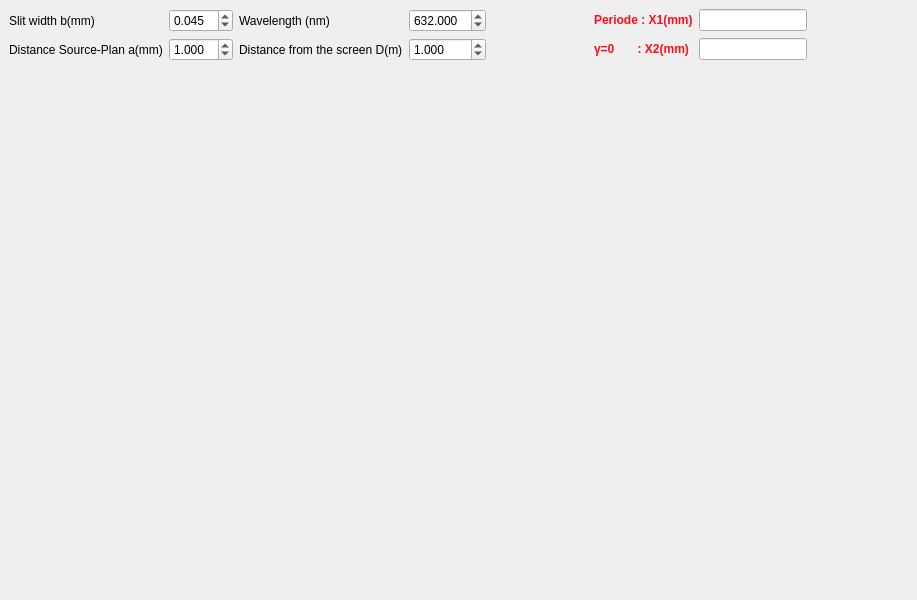
<?xml version="1.0" encoding="UTF-8"?>
<ui version="4.0">
 <class>MainWindow</class>
 <widget class="QMainWindow" name="MainWindow">
  <property name="geometry">
   <rect>
    <x>0</x>
    <y>0</y>
    <width>917</width>
    <height>600</height>
   </rect>
  </property>
  <property name="windowTitle">
   <string>Lloyd Mirror</string>
  </property>
  <widget class="QWidget" name="centralWidget">
   <layout class="QVBoxLayout" name="verticalLayout_2">
    <item>
     <layout class="QGridLayout" name="gridLayout_2">
      <item row="2" column="1">
       <widget class="QLabel" name="label_3">
        <property name="text">
         <string>Distance Source-Plan a(mm)</string>
        </property>
       </widget>
      </item>
      <item row="0" column="9">
       <widget class="QLabel" name="label_5">
        <property name="text">
         <string>&lt;html&gt;&lt;head/&gt;&lt;body&gt;&lt;p&gt;&lt;span style=&quot; font-weight:600; color:#ff0c1d;&quot;&gt;Periode : X1(mm)&lt;/span&gt;&lt;/p&gt;&lt;/body&gt;&lt;/html&gt;</string>
        </property>
       </widget>
      </item>
      <item row="0" column="8">
       <spacer name="horizontalSpacer">
        <property name="orientation">
         <enum>Qt::Horizontal</enum>
        </property>
        <property name="sizeHint" stdset="0">
         <size>
          <width>40</width>
          <height>20</height>
         </size>
        </property>
       </spacer>
      </item>
      <item row="0" column="10">
       <widget class="QLineEdit" name="lineEdit_Period"/>
      </item>
      <item row="2" column="2">
       <widget class="QDoubleSpinBox" name="SpinBox_a">
        <property name="locale">
         <locale language="English" country="UnitedStates"/>
        </property>
        <property name="suffix">
         <string notr="true"/>
        </property>
        <property name="decimals">
         <number>3</number>
        </property>
        <property name="maximum">
         <double>50.000000000000000</double>
        </property>
        <property name="singleStep">
         <double>0.050000000000000</double>
        </property>
        <property name="value">
         <double>1.000000000000000</double>
        </property>
       </widget>
      </item>
      <item row="2" column="6">
       <widget class="QLabel" name="label_4">
        <property name="text">
         <string>Distance from the screen D(m)</string>
        </property>
       </widget>
      </item>
      <item row="0" column="6">
       <widget class="QLabel" name="label">
        <property name="text">
         <string>Wavelength (nm)</string>
        </property>
       </widget>
      </item>
      <item row="0" column="7">
       <widget class="QDoubleSpinBox" name="SpinBox_Lambda">
        <property name="locale">
         <locale language="English" country="UnitedStates"/>
        </property>
        <property name="suffix">
         <string/>
        </property>
        <property name="decimals">
         <number>3</number>
        </property>
        <property name="minimum">
         <double>100.000000000000000</double>
        </property>
        <property name="maximum">
         <double>2000.000000000000000</double>
        </property>
        <property name="singleStep">
         <double>0.100000000000000</double>
        </property>
        <property name="value">
         <double>632.000000000000000</double>
        </property>
       </widget>
      </item>
      <item row="0" column="1">
       <widget class="QLabel" name="label_2">
        <property name="text">
         <string>Slit width b(mm)</string>
        </property>
       </widget>
      </item>
      <item row="2" column="7">
       <widget class="QDoubleSpinBox" name="SpinBox_D">
        <property name="locale">
         <locale language="English" country="UnitedStates"/>
        </property>
        <property name="suffix">
         <string notr="true"/>
        </property>
        <property name="decimals">
         <number>3</number>
        </property>
        <property name="maximum">
         <double>50.000000000000000</double>
        </property>
        <property name="singleStep">
         <double>0.100000000000000</double>
        </property>
        <property name="value">
         <double>1.000000000000000</double>
        </property>
       </widget>
      </item>
      <item row="0" column="2">
       <widget class="QDoubleSpinBox" name="SpinBox_b">
        <property name="locale">
         <locale language="English" country="UnitedStates"/>
        </property>
        <property name="suffix">
         <string/>
        </property>
        <property name="decimals">
         <number>3</number>
        </property>
        <property name="maximum">
         <double>5.000000000000000</double>
        </property>
        <property name="singleStep">
         <double>0.001000000000000</double>
        </property>
        <property name="value">
         <double>0.045000000000000</double>
        </property>
       </widget>
      </item>
      <item row="0" column="11">
       <spacer name="horizontalSpacer_2">
        <property name="orientation">
         <enum>Qt::Horizontal</enum>
        </property>
        <property name="sizeHint" stdset="0">
         <size>
          <width>40</width>
          <height>20</height>
         </size>
        </property>
       </spacer>
      </item>
      <item row="2" column="9">
       <widget class="QLabel" name="label_6">
        <property name="text">
         <string>&lt;html&gt;&lt;head/&gt;&lt;body&gt;&lt;p&gt;&lt;span style=&quot; font-weight:600; color:#ff0e19;&quot;&gt;γ=0 &amp;nbsp;&amp;nbsp;&amp;nbsp;&amp;nbsp;&amp;nbsp; : X2(mm) &lt;/span&gt;&lt;/p&gt;&lt;/body&gt;&lt;/html&gt;</string>
        </property>
       </widget>
      </item>
      <item row="2" column="10">
       <widget class="QLineEdit" name="lineEdit_Contrast"/>
      </item>
     </layout>
    </item>
    <item>
     <layout class="QVBoxLayout" name="verticalLayout">
      <item>
       <widget class="MPL_WIDGET_2D" name="mplwidget" native="true"/>
      </item>
     </layout>
    </item>
   </layout>
  </widget>
 </widget>
 <customwidgets>
  <customwidget>
   <class>MPL_WIDGET_2D</class>
   <extends>QWidget</extends>
   <header>mplwidget</header>
   <container>1</container>
  </customwidget>
 </customwidgets>
 <resources/>
 <connections/>
</ui>
